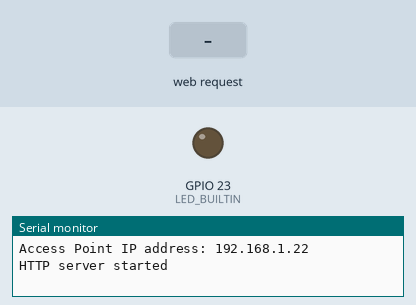
This sketch was run on a simulated ESP32. On the bench: output pins drawn as LEDs (lit = HIGH), the last lines printed to the serial monitor. The inputs (shaded band) are chosen by the test bench.

Above: at 1.2 s.
1.3 s: HTTP request GET /on received
At 1.6 s:
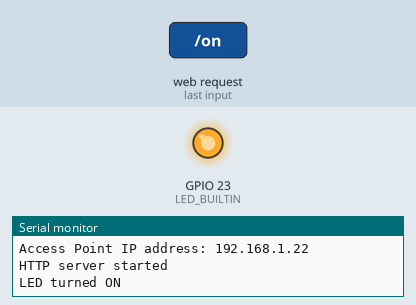
2.8 s: HTTP request GET /off received
At 3.9 s:
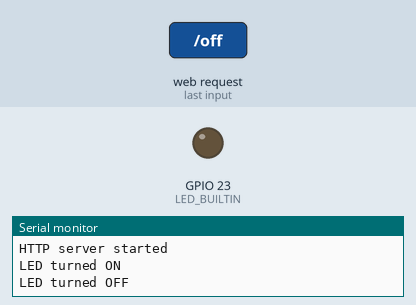
Timing chart, 0 to 5.8 s (numbered marks = the images above; inputs shaded):
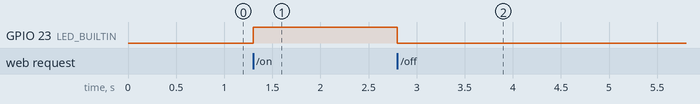

Measured:
- after the input at 1.3 s, GPIO 23 (LED_BUILTIN): LOW → HIGH at once
- after the input at 2.8 s, GPIO 23 (LED_BUILTIN): HIGH → LOW at once

The sketch:

WiFi_WebserverLEDOnOff.ino
```cpp
#include <WiFi.h>
#include <WebServer.h> // Built-in library for ESP32 HTTP server

// AP credentials
const char* ssid = "dullyESP32";
const char* password = "th3dully";

// Static IP configuration (optional)
IPAddress local_IP(192, 168, 1, 22);
IPAddress gateway(192, 168, 1, 5);
IPAddress subnet(255, 255, 255, 0);

// Set the LED pin
#define LED_BUILTIN 23

// Create a web server on port 80
WebServer server(80);

// HTML Page
String HTML = R"rawliteral(

<!DOCTYPE html>
<html>
<head>
  <title>ESP32 LED Control</title>
  <style>
    body { font-family: Arial; text-align: center; padding-top: 50px; }
    h1 { font-size: 8vw; margin: 0 auto; }
    button { padding: 20px 70px; font-size: 24px; margin: 10px; font-size: 5vw;}
  </style>
</head>
<body>
  <h1>ESP32 LED Control</h1>
  <form action="/on"><button>ON</button></form>
  <form action="/off"><button>OFF</button></form>
</body>
</html>


)rawliteral";

// Handle root (/) route
void handleRoot() {
  server.send(200, "text/html", HTML);
}

// Handle ON
void handleOn() {
  digitalWrite(LED_BUILTIN, HIGH);
  Serial.println("LED turned ON");
  server.send(200, "text/html", HTML);
}

// Handle OFF
void handleOff() {
  digitalWrite(LED_BUILTIN, LOW);
  Serial.println("LED turned OFF");
  server.send(200, "text/html", HTML);
}

void setup() {
  Serial.begin(115200);

  // Configure LED pin
  pinMode(LED_BUILTIN, OUTPUT);
  digitalWrite(LED_BUILTIN, LOW);

  // Setup access point
  WiFi.softAP(ssid, password);
  WiFi.softAPConfig(local_IP, gateway, subnet);
  Serial.print("Access Point IP address: ");
  Serial.println(WiFi.softAPIP());

  // Route setup
  server.on("/", handleRoot);
  server.on("/on", handleOn);
  server.on("/off", handleOff);

  // Start the server
  server.begin();
  Serial.println("HTTP server started");
}

void loop() {
  server.handleClient(); // Listen for incoming client requests
}


/*
 ____        _ _
|  _ \ _   _| | |_   _
| | | | | | | | | | | |
| |_| | |_| | | | |_| |
|____/ \__,_|_|_|\__, |
                 |___/
*/
```
